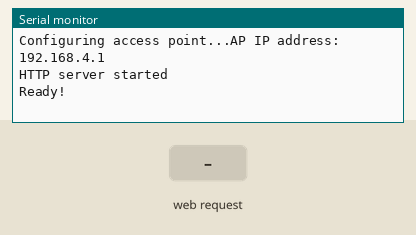
The sketch below on a simulated ESP8266 (NodeMCU). Shown: the last lines printed to the serial monitor. The test bench sets the inputs (shaded band).

Above: at 2.2 s.
2.3 s: HTTP request GET /msg?msg=1 received
At 2.9 s:
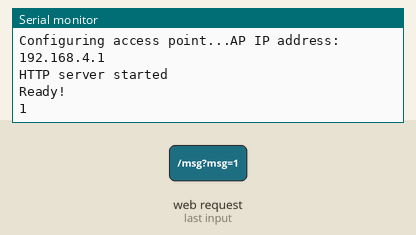
3.8 s: HTTP request GET /msg?msg=0 received
At 5.2 s:
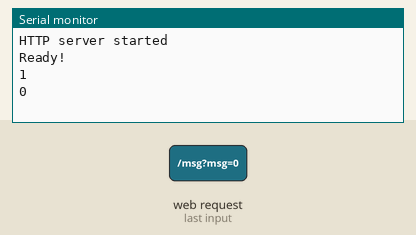

The sketch:

working_text_entry_AP.ino
```cpp
#include <ESP8266WiFi.h>
#include <WiFiClient.h>
#include <ESP8266WebServer.h>
#include <SPI.h>
#include <Wire.h>
//#include <Adafruit_GFX.h>
//#include <Adafruit_SSD1306.h>


String form =                                             // String form to sent to the client-browser
  "<p>"
  "<center>"
  "<h1>Who DaMan? Portal</h1>"
  "<br>"
  "<br>"
  "<h1>Type something nice...</h1>"
  "<br>"
  "<form action='msg'><p><input type='text' name='msg' size=20 autofocus> <input type='submit' value='Submit'></form>"
  "</center>";

/* Set Display */
//Adafruit_SSD1306 display = Adafruit_SSD1306();

/* Check if Display is displaying correct Height */
//#if (SSD1306_LCDHEIGHT != 32)
// #error("Height incorrect, please fix Adafruit_SSD1306.h!");
//#endif


/* Set these to your desired credentials. */
const char *ssid = "SSID";
const char *password = "12345678";

ESP8266WebServer server(80);          // String form to sent to the client-browser

/* Just a little test message.  Go to http://192.168.4.1 in a web browser
 * connected to this access point to see it.
 */


void setup() {
 delay(1000);
 Serial.begin(115200);
 Serial.println();
 Serial.print("Configuring access point...");
 /* You can remove the password parameter if you want the AP to be open. */
 WiFi.softAP(ssid, password);

 IPAddress myIP = WiFi.softAPIP();
 Serial.print("AP IP address: ");
 Serial.println(myIP);


 Serial.println("HTTP server started");

  // Set up the endpoints for HTTP server,  Endpoints can be written as inline functions:
  server.on("/", []()
  {
    server.send(200, "text/html", form);
  });

  server.on("/msg", handle_msg);                          // And as regular external functions:
  server.begin();                                         // Start the server


  // by default, we'll generate the high voltage from the 3.3v line internally! (neat!)
  //display.begin(SSD1306_SWITCHCAPVCC, 0x3C);  // initialize with the I2C addr 0x3C (for the 128x32)


  // Clear the buffer.
  //display.clearDisplay();                              // Clears Display
  //display.display();                                   // Sends Command to Display

  Serial.println("Ready!");

/*
  // text display tests
  display.setTextSize(1);                             // Set Text Size
  display.setTextColor(WHITE);                        // Set Text Color
  display.setCursor(0,0);                             // Set Cursor Location
  display.print("SSID: ");
  display.println(ssid);                              // Display SSID
  display.print("PASS: ");
  display.println(password);                          // Display Pasword
  display.print("IP: ");
  display.println(myIP);                              // Display IP Address
  display.display();                                  // actually display all of the above
  */
}

void loop() {
 server.handleClient();
}

void handle_msg()
{

  server.send(200, "text/html", form);                    // Send same page so they can send another msg

  String msg = server.arg("msg");
//  Serial.println(msg);
  String decodedMsg = msg;

  // Restore special characters that are misformed to %char by the client browser
  decodedMsg.replace("+", " ");
  decodedMsg.replace("%21", "!");
  decodedMsg.replace("%22", "");
  decodedMsg.replace("%23", "#");
  decodedMsg.replace("%24", "$");
  decodedMsg.replace("%25", "%");
  decodedMsg.replace("%26", "&");
  decodedMsg.replace("%27", "'");
  decodedMsg.replace("%28", "(");
  decodedMsg.replace("%29", ")");
  decodedMsg.replace("%2A", "*");
  decodedMsg.replace("%2B", "+");
  decodedMsg.replace("%2C", ",");
  decodedMsg.replace("%2F", "/");
  decodedMsg.replace("%3A", ":");
  decodedMsg.replace("%3B", ";");
  decodedMsg.replace("%3C", "<");
  decodedMsg.replace("%3D", "=");
  decodedMsg.replace("%3E", ">");
  decodedMsg.replace("%3F", "?");
  decodedMsg.replace("%40", "@");


  Serial.println("");
  Serial.println(decodedMsg);                             // print original string to monitor
  Serial.println("");

  //display.clearDisplay();                                 // Clear OLED Display
  //display.setCursor(0,0);                                 // Set Cursor to 0,0 Position
  //display.println(decodedMsg);                            // Display Message
  //display.display();

  unsigned int lengte = decodedMsg.length();              // length of received message


}
```

Measured:
- after the input at 2.3 s, the serial monitor: prints a new line at once (image 1)
- after the input at 3.8 s, the serial monitor: prints a new line at once (image 2)
